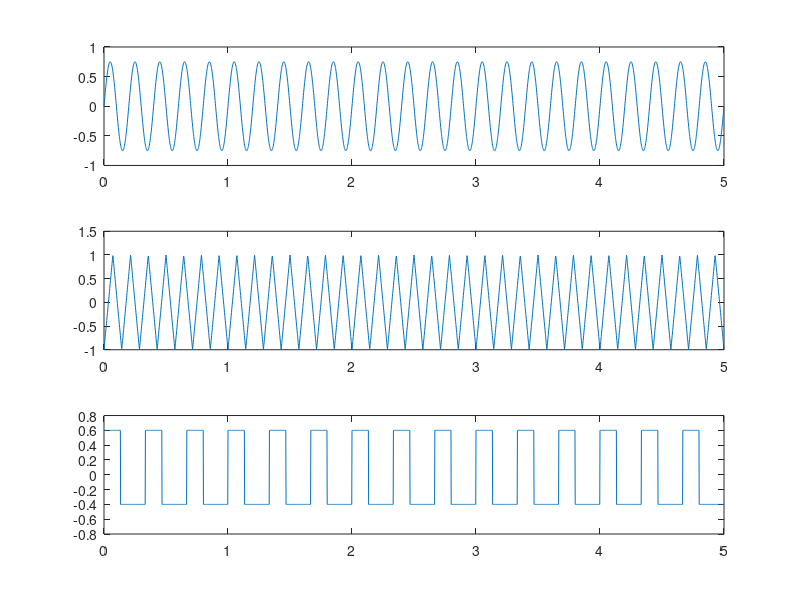
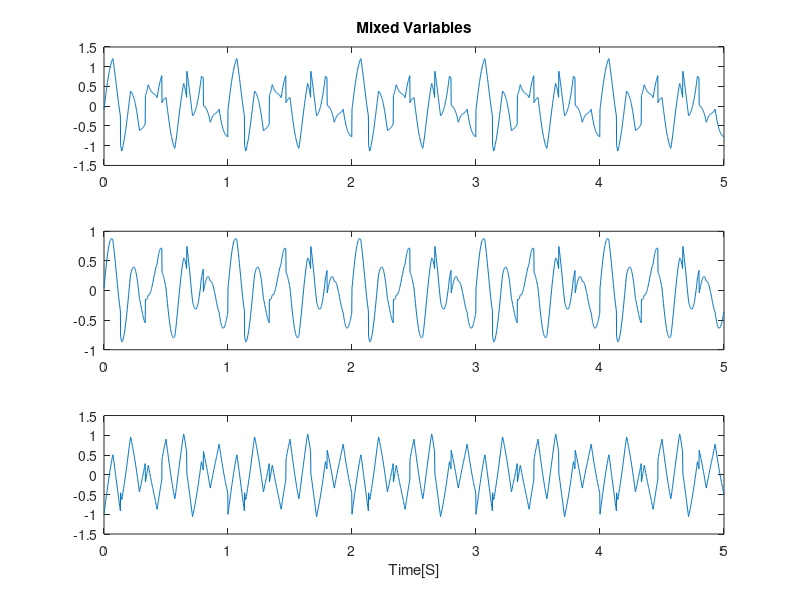
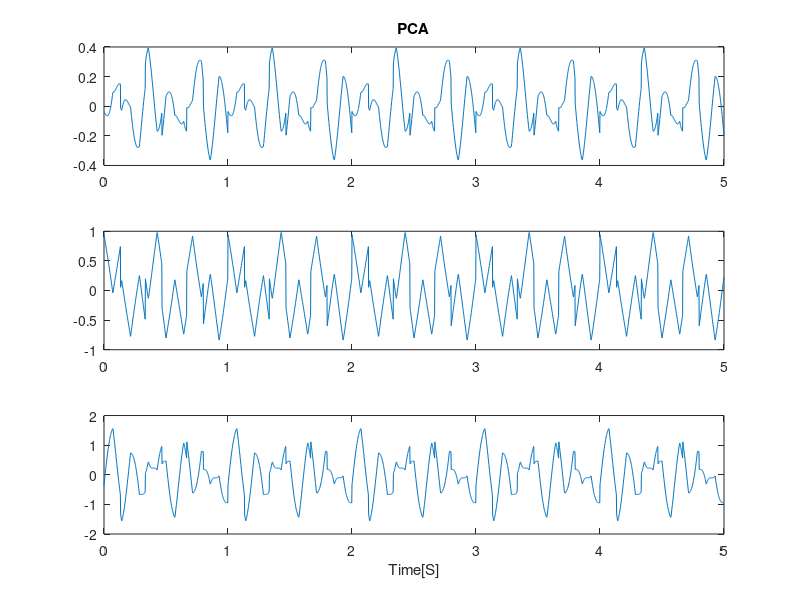
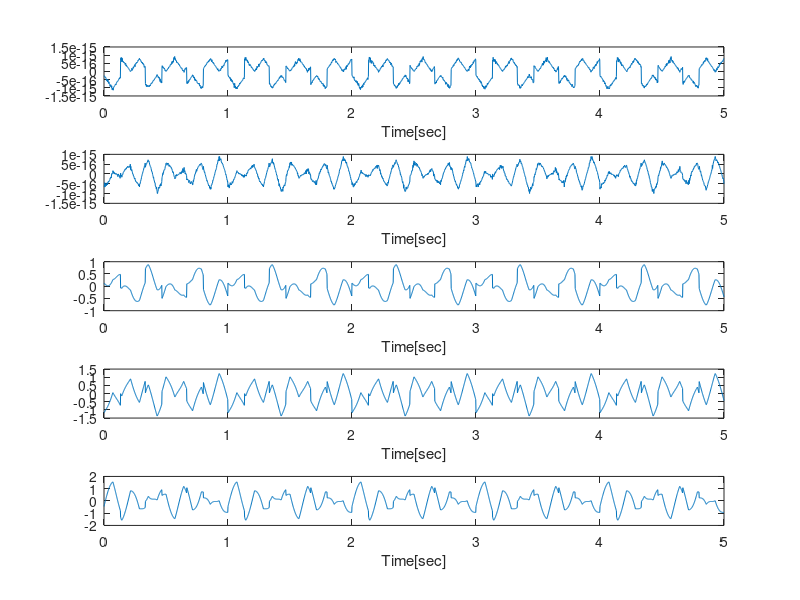

Reproduce these figures in MATLAB, in order.
close all
clear all

fs=500;
t=0:1/fs:5;
f1=5; %Hz
Amp1=0.75 ;
s1=Amp1*sin(2*pi*t*f1);

f2=7; %hz
Amp2=1;
width=0.5;
s2=sawtooth(2*pi*t*f2, width);

Amp3=0.5;
f3=3; %Hz
duty=40;

s3=Amp3*square(2*pi*t*f3, duty);

s1=s1-mean(s1);
s2=s2-mean(s2);
s3=s3-mean(s3);

%Mixingmatrix

A=[0.5 0.5 0.7;0.7 0.2 0.4; 0.2 0.7 -0.5];
S=[s1;s2;s3];
X=A*S;

figure()
subplot(311)
plot(t,s1)
subplot(312)
plot(t,s2)
subplot(313)
plot(t,s3)

figure()
subplot(311)
plot(t,X(1,:))
title('Mixed Variables')
subplot(312)
plot(t,X(2,:))
subplot(313)
plot(t,X(3,:))
xlabel('Time[S]')


%%PCA of X
[V,D]=eig(cov(X')); %Deigenvalues %Veigenvectors 
fprintf('to obtain PCA of X, we have to  find the covariance of eigen vector');
W=V'; %use this to make the coloumn  eigen vector a row vector
PC=W*X;


figure()
subplot(311)
plot(t,PC(1,:))
title('PCA')
subplot(312)
plot(t,PC(2,:))
subplot(313)
plot(t,PC(3,:))
xlabel('Time[S]')


fprintf('PCA is not able to reconstruct the orignal component .\n') %we checked before writing this on the plot there was no reconstruction .\n is used to put the statement below
save('X.mat', 'X') %saving the variables in .mat file


%%Using demixing matrix (4g)
demix=load('demixingmatrix.txt');
%%5)
ICS=demix*X;
figure()
subplot(311)
plot(t,ICS(1,:))
ylabel('ICS1')
subplot(312)
plot(t,ICS(2,:))
ylabel('ICS2')
subplot(313)
plot(t,ICS(3,:))
xlabel('Time[S]')
ylabel('ICS3')

%%Generating five variables xi(t) from centered signals S
A=[0.5 0.5 0.7;0.7 0.2 0.4; 0.2 0.7 -0.5; -0.6 0.3 0.2 ; 0.1 -0.5 0.4];
X=A*S;
fprintf('number r of observed variables X is greater than number n of independent sources i.e r>n');


%PCA OF X
[V,D]=eig(cov(X')); %Deigenvalues %Veigenvectors 
fprintf('to obtain PCA of X, we have to  find the covariance of eigen vector');
W=V'; %use this to make the coloumn  eigen vector a row vector
PC=W*X;

%5 Observed Variables  plot
for i=1:5
     subplot(5,1,i)
     plot(t,X(i,:))
     xlabel('Time[sec]')
end

%Plot of PCA
for i=1:5
     subplot(5,1,i)
     plot(t,PC(i,:))
     xlabel('Time[sec]')
end 
%the covariance matrix is by default in order from min to max check cov(X')
%V is the eigen vector and its first coloumn is the minimum and the last coloumn is max 
%to select 3 PCA
PC2=PC(3:end, :);